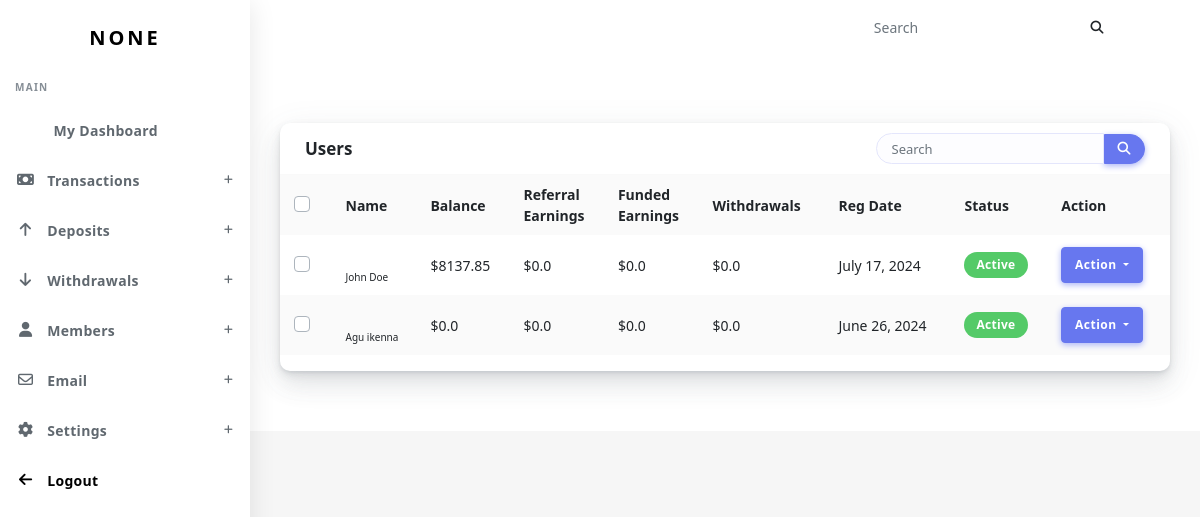
The page /my-admin/members/ (signed in) on the database its author committed.
### Users/models.py (models this page shows, shortened)
class User(AbstractBaseUser, PermissionsMixin):
    wallet_choices = (
        ("BTC", "BTC"),
        ("ETH", "ETH"),
        ("USDT", "USDT"),
        ("LTC", "LTC")
    )
    def get_path(instance, filename):
        filename = "{}.{}".format(instance.name, filename.split('.')[1])
        return "users/dp/{}".format(filename)
    def get_path(instance, filename):
        ext = filename.split('.')[1]
        file = "dp.{}".format(ext)
        return "users/profile/{}/{}".format(instance, file)
    username = None
    email = models.EmailField('email address', unique=True)
    account_id = models.CharField(max_length=20)
    name = models.CharField(max_length=50)
    phone_number = models.CharField(max_length=30)
    date_joined = models.DateTimeField(auto_now_add=True)
    is_active = models.BooleanField(default=True)
    is_staff = models.BooleanField(default=False)
    slug = models.SlugField()
    otp = models.CharField(max_length=10, blank=True, null=True)
    otp_expiry = models.DateTimeField(blank=True, null=True)
    picture = models.FileField(upload_to=get_path)
    referee = models.ForeignKey(
        'self', blank=True, null=True, related_name="referral", on_delete=models.SET_NULL)
    referral_id = models.CharField(max_length=30, blank=True, editable=False)
    is_admin = models.BooleanField(default=False)
    country = models.ForeignKey(Country, on_delete=models.SET_NULL, null=True)
    _wallet_name = models.CharField(
        max_length=10, null=True, choices=wallet_choices)
    _wallet_address = models.CharField(
        max_length=100, null=True, help_text="BEP20 address")
    email_verified = models.BooleanField(default=False)
    USERNAME_FIELD = "email"
    REQUIRED_FIELDS = []
    objects = UserManager()
    def __init__(self, *args, **kwargs):
        super(User, self).__init__(*args, **kwargs)
        self.__fields_to_watch_for_changes = ['email', "phone_number"]
        for field in self.__fields_to_watch_for_changes:
            setattr(self, '__initial_{}'.format(field), getattr(self, field))
    class Meta():
        ordering = ['-date_joined']

### wallet/models.py (models this page shows, shortened)
class Wallet(models.Model):
    wallet_id = models.UUIDField(
        default=uuid.uuid4, editable=False, null=False)
    user = models.OneToOneField(
        get_user_model(), related_name='user_wallet', on_delete=models.CASCADE)
    initial_balance = models.FloatField(default=0.00, blank=True,)
    referral_earning = models.FloatField(default=0.00)
    funded_earning = models.FloatField(default=0.00)
    withdrawals = models.FloatField(default=0.00)
    withdrawal_allowed = models.BooleanField(default=False)
    allow_automatic_investment = models.BooleanField(default=True)
    @property
    def get_active_investment_balance(self):
        query = self.user.investment.filter(is_active=True)
        capitals = query.aggregate(
            investment_bal=Sum("amount")
        )['investment_bal'] or 0
        current_interests = 0
        for inv in query:
            current_interests += inv.current_earning
        return capitals + current_interests
    @property
    def current_balance(self):
        return round(self.initial_balance + self.get_active_investment_balance + self.funded_earning - self.withdrawals, 2)

class Investment(models.Model):
    user = models.ForeignKey(
        get_user_model(), related_name='investment', on_delete=models.CASCADE)
    amount = models.FloatField(default=0.00)
    plan = models.ForeignKey(Plan, related_name='plan_investment',
                             null=True, blank=True, on_delete=models.SET_NULL)
    plan_start = models.DateTimeField(null=True)
    plan_end = models.DateTimeField(null=True)
    date = models.DateTimeField(auto_now_add=True)
    expected_earning = models.FloatField(
        default=0.00, blank=True)  # at the end of the plan
    is_active = models.BooleanField(default=False)
    is_approved = models.BooleanField(default=False)
    class Meta():
        ordering = ['-plan_start']
    @property
    def current_earning(self):
        if not self.plan:
            return 0.00
        else:
            today = timezone.now()
            curr_diff = today - self.plan_start
            curr_diff_in_seconds = curr_diff.total_seconds()
            total_diff = self.plan_end - self.plan_start
            total_diff_in_seconds = total_diff.total_seconds()
            earning = (curr_diff_in_seconds/total_diff_in_seconds) * \
                self.expected_earning
            bal = min(earning, self.expected_earning)
            return round(bal, 2)
    class Meta():
        ordering = ['date']

### myadmin/members.py (the view)
# urls.py: path('members/', Members.as_view(), name='my-members'),
class Members(AdminBase,View) :
    template_name = 'members.html'
    model = get_user_model()
    def get(self,request,*args,**kwargs) :
        members = self.model.objects.exclude(
            user_wallet__isnull = True
        ).order_by('-date_joined')
        return render(request,self.template_name,locals())

### myadmin/dashboard.py (called while the page is built)
    def test_func(self) :
        return self.request.user.is_staff or self.request.user.is_superuser

### myadmin/templates/members.html (shortened to what this page needs)
{% extends 'admin-dashboard-base2.html' %}
{% load static %}
{% load crispy_forms_tags %}
{% load crispy_forms_filters %}
{% load mytags %}
{% block content %}
<div class="main-content" style="margin:0px;background-color: white">
        <section class="section" >
          <div class="section-body">
                <div class="row">
                        <div class="col-12">
                          <div class="card" style="">
                            <div class="card-header">
                              <h4>Users</h4>
                              <div class="card-header-form">
                                <form>
                                  <div class="input-group">
                                    <input type="text" class="form-control" placeholder="Search">
                                    <div class="input-group-btn">
                                      <button class="btn btn-primary"><i class="fas fa-search"></i></button>
                                    </div>
                                  </div>
                                </form>
                              </div>
                            </div>
                            <div class="card-body p-0">
                              <div class="table-responsive">
                                <table class="table table-striped">
                                  <tr>
                                    <th class="text-center">
                                      <div class="custom-checkbox custom-checkbox-table custom-control">
                                        <label for="checkbox-all" class="custom-control-label">&nbsp;</label>
                                      </div>
                                    </th>
                                    <th>Name</th>
                                    <th>Balance</th>
                                    <th><span>Referral <br> Earnings</span></th>
                                    <th><span>Funded<br> Earnings</span></th>
                                    <th>Withdrawals</th>
                                    <th>Reg Date</th>
                                    <th>Status</th>
                                    <th>Action</th>
                                  </tr>
                                  {% for member in members %}
                                  <tr>
                                    <td class="p-0 text-center">
                                      <div class="custom-checkbox custom-control">
                                        <label for="checkbox-1" class="custom-control-label">&nbsp;</label>
                                      </div>
                                    </td>
                                    <td>
                                        <span>{{member.nicK_name}}<br><c style="font-size: 10px">{{member.name}}</c></span>
                                    </td>
                                    <td>${{member.user_wallet.current_balance}}</td>
                                    <td>${{member.user_wallet.referral_earning}}</td>
                                    <td>${{member.user_wallet.funded_earning}}</td>
                                    <td>${{member.user_wallet.withdrawals}}</td>
                                    <td>{{member.date_joined.date}}</td>
                                    <td>
                                        {% if member.is_active %}
                                      <div class="badge badge-success">Active</div>
                                      {% else %}
                                      <div class="badge badge-danger">Inactive</div>
                                      {% endif %}
                                    </td>
                                    <td>
                                            <div class="dropdown d-inline">
                                                    <button class="btn btn-primary dropdown-toggle" type="button" id="dropdownMenuButton2"
                                                      data-toggle="dropdown" aria-haspopup="true" aria-expanded="false">
                                                      Action
                                                    </button>
                                                  </div>
                                        </td>
                                  </tr>
                                  {% endfor %}
                                </table>
                              </div>
                            </div>
                          </div>
                        </div>
                      </div>
          </div>
        </section>
</div>
{% endblock %}

### myadmin/templates/admin-dashboard-base2.html (shortened to what this page needs)
{% load static %}
{% load i18n %}
<!DOCTYPE html>
<html lang="en">
<head>
  <link rel="stylesheet" href="{% static 'dashboard/css/app.min.css' %}">
  <link rel="stylesheet" href="{% static 'dashboard/bundles/prism/prism.css' %}">
  <link rel="stylesheet" href="{% static 'dashboard/css/style.css' %}">
  <link rel="stylesheet" href="{% static 'dashboard/css/components.css' %}">
  <link rel="stylesheet" href="{% static 'dashboard/css/custom.css' %}">
  <link href="{% static 'socials/alita/css/materialdesignicons.min.css' %}" rel="stylesheet">
  <link href="{% static 'socials/alita/css/fontawesome.css' %}" rel="stylesheet">
</head>
<body>
  <div id="app" style="background-color: white">
    <div class="main-wrapper main-wrapper-1">
      <div class="navbar-bg"></div>
      <nav class="navbar navbar-expand-lg main-navbar sticky">
        <div class="form-inline mr-auto">
          <ul class="navbar-nav mr-3">
            <li><a href="#" data-toggle="sidebar" class="nav-link nav-link-lg
									collapse-btn"> </a></li>
            <li><a href="#" class="nav-link nav-link-lg fullscreen-btn">
              </a></li>
          </ul>
        </div>
        <ul class="navbar-nav navbar-right">
            <li>
                <form class="form-inline mr-auto">
                  <div class="search-element">
                    <input class="form-control" type="search" placeholder="Search" aria-label="Search" data-width="200">
                    <button class="btn" type="submit">
                      <i class="fas fa-search"></i>
                    </button>
                  </div>
                </form>
              </li>
              <li class="dropdown dropdown-list-toggle"><a href="#" data-toggle="dropdown"
                class="nav-link notification-toggle nav-link-lg"><i data-feather="bell" class="bell"></i>
              </a>
            </li>
        </ul>
      </nav>
      <div class="main-sidebar sidebar-style-2">
        <aside id="sidebar-wrapper">
          <div class="sidebar-brand">
            <a href="index.html">
               <span
                class="logo-name">{{user.username}}</span>
            </a>
          </div>
          <ul class="sidebar-menu">
            <li class="menu-header">Main</li>
            <li class="nav-item">
              <a style="padding-left:20px" href="{% url 'admin-dashboard' %}" class="nav-link"><span>My Dashboard</span></a>
            </li>
            <li class="dropdown" style="padding-left:0px">
                <a style="padding-left:10px" href="#" class="menu-toggle nav-link has-dropdown"><i class="fas fa-money-bill"></i><span>Transactions</span></a>
            </li>
        <li class="dropdown" style="padding-left:0px">
            <a style="padding-left:10px" href="#" class="menu-toggle nav-link has-dropdown"><i class="fas fa-arrow-up"></i><span>Deposits</span></a>
        </li>
        <li class="dropdown" style="padding-left:0px">
            <a style="padding-left:10px" href="#" class="menu-toggle nav-link has-dropdown"><i class="fas fa-arrow-down"></i><span>Withdrawals</span></a>
        </li>
        <li class="dropdown" style="padding-left:0px">
            <a style="padding-left:10px" href="#" class="menu-toggle nav-link has-dropdown"><i class="fas fa-user"></i><span>Members</span></a>
        </li>
        <li class="dropdown" style="padding-left:0px">
          <a style="padding-left:10px" href="#" class="menu-toggle nav-link has-dropdown"><i class="far fa-envelope"></i><span>Email</span></a>
      </li>
        <li class="dropdown" style="padding-left:0px">
            <a style="padding-left:10px" href="#" class="menu-toggle nav-link has-dropdown"><i class="fas fa-cog"></i><span>Settings</span></a>
        </li>
        <li  class="nav-item">
          <a style="color:black;padding-left:10px" href="{% url 'logout' %}" class="nav-link"><i class="fas fa-arrow-left"></i><span>Logout</span></a>
      </li>
          </ul>
        </aside>
      </div>
       <div style="padding-bottom:30px">
      {% block content %}{% endblock %}
      </div>
</body>
</html>

### rows shown on the page
User: username "NONE", name "Agu ikenna", user_wallet.current_balance "0.0", user_wallet.referral_earning "0.0", user_wallet.funded_earning "0.0", user_wallet.withdrawals "0.0", date_joined "June 26, 2024", is_active "Active"
User: name "John Doe", user_wallet.current_balance "8137.85", user_wallet.referral_earning "0.0", user_wallet.funded_earning "0.0", user_wallet.withdrawals "0.0", date_joined "July 17, 2024", is_active "Active"
